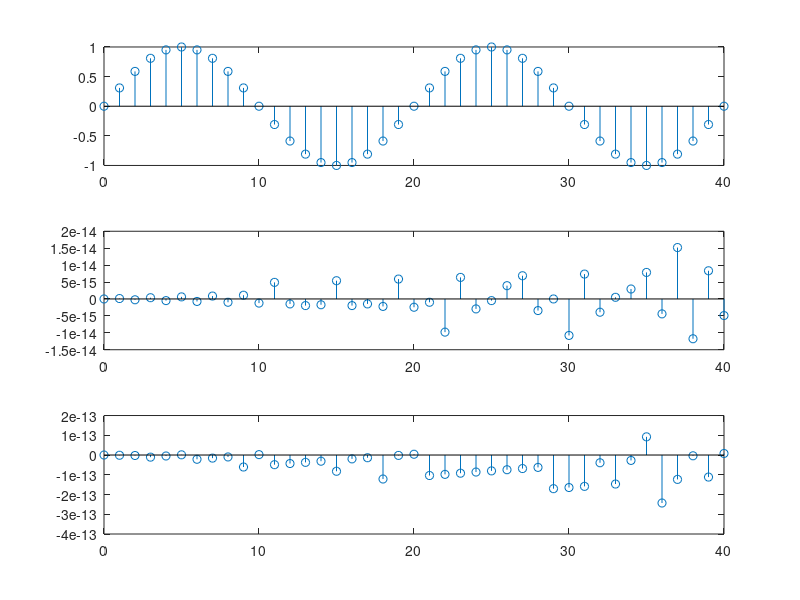

MATLAB code for this plot:
clear;
N = 40;
xa = @(t) sin(1000*pi*t);
sps = @(T) 0:T:N*T;

t1 = sps(0.0001);
x1_seq = arrayfun(xa, t1);
subplot(3,1,1);
stem(0:N, x1_seq);

t2 = sps(0.001);
x2_seq = arrayfun(xa, t2);
subplot(3,1,2);
stem(0:N, x2_seq);

t3 = sps(0.01);
x3_seq = arrayfun(xa, t3);
subplot(3,1,3);
stem(0:N, x3_seq);
